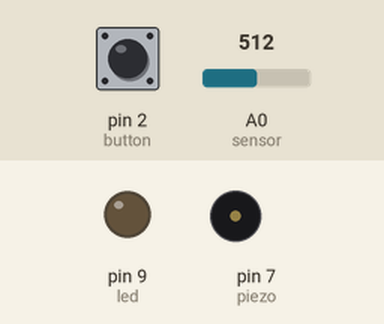
Simulated run of this sketch. Board: Arduino Uno, built with avr-gcc and run on an emulated ATmega328P. On the bench: output pins drawn as LEDs (lit = HIGH), buzzer (waves = sounding). The test bench sets the inputs (shaded band); at power-on: A0 (sensor) = 512, pin 2 (button) HIGH. What the sketch prints to the serial monitor is not drawn.

Above: at 1.2 s.
1.3 s: A0 (sensor) set to 163
2.8 s: A0 (sensor) set to 137
At 4.5 s:
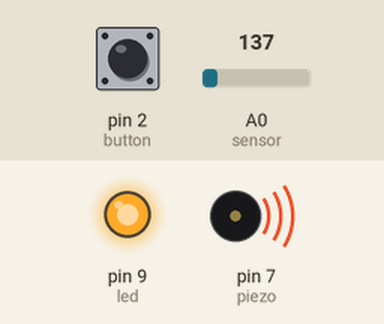
5.8 s: pin 2 (button) pulled LOW for 0.15 s
8.8 s: pin 2 (button) pulled LOW for 1 s
11.8 s: A0 (sensor) set to 160
At 12.7 s:
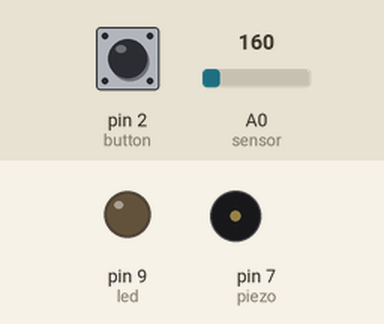
Timing chart, 0 to 14.4 s (numbered marks = the images above; inputs shaded):
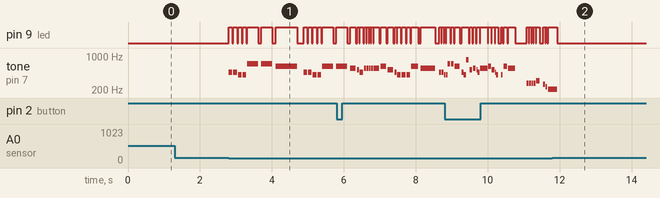

Measured:
- the behaviour switches between 150 and 149 on A0 (sensor) (found by bisection; images 0 and 1)
- after the input at 1.3 s, every drawn part: stays the same
- after the input at 2.8 s, tone on pin 7 (piezo): plays 466 Hz for 0.10 s, 466 Hz for 0.10 s, 415 Hz for 0.10 s, 415 Hz for 0.10 s, 698 Hz for 0.30 s, 698 Hz for 0.30 s … (13 notes in this stretch), starting at once
- after the input at 11.8 s, pin 9 (led): goes on until 11.9 s, then stays LOW; tone on pin 7 (piezo): goes on until 11.9 s, then stays silent

The sketch:

RickRollBoxCode.ino
```cpp
// (licence header left out)
#define  a3f    208     // 208 Hz
#define  b3f    233     // 233 Hz
#define  b3     247     // 247 Hz
#define  c4     261     // 261 Hz MIDDLE C
#define  c4s    277     // 277 Hz
#define  e4f    311     // 311 Hz
#define  f4     349     // 349 Hz
#define  a4f    415     // 415 Hz
#define  b4f    466     // 466 Hz
#define  b4     493     // 493 Hz
#define  c5     523     // 523 Hz
#define  c5s    554     // 554 Hz
#define  e5f    622     // 622 Hz
#define  f5     698     // 698 Hz
#define  f5s    740     // 740 Hz
#define  a5f    831     // 831 Hz

#define rest    -1

int piezo = 7; // passive buzzer pin
int led = 9; // LED pin
int button = 2; // button pin
int sensor = A0; // photoresistor pin

volatile int beatlength = 100; // determines tempo
float beatseparationconstant = 0.3;

int threshold;

int a; // part index
int b; // song index
int c; // lyric index

boolean flag;

// Parts 1 and 2 (Intro)

int song1_intro_melody[] =
{c5s, e5f, e5f, f5, a5f, f5s, f5, e5f, c5s, e5f, rest, a4f, a4f};

int song1_intro_rhythmn[] =
{6, 10, 6, 6, 1, 1, 1, 1, 6, 10, 4, 2, 10};

// Parts 3 or 5 (Verse 1)

int song1_verse1_melody[] =
{ rest, c4s, c4s, c4s, c4s, e4f, rest, c4, b3f, a3f,
  rest, b3f, b3f, c4, c4s, a3f, a4f, a4f, e4f,
  rest, b3f, b3f, c4, c4s, b3f, c4s, e4f, rest, c4, b3f, b3f, a3f,
  rest, b3f, b3f, c4, c4s, a3f, a3f, e4f, e4f, e4f, f4, e4f,
  c4s, e4f, f4, c4s, e4f, e4f, e4f, f4, e4f, a3f,
  rest, b3f, c4, c4s, a3f, rest, e4f, f4, e4f
};

int song1_verse1_rhythmn[] =
{ 2, 1, 1, 1, 1, 2, 1, 1, 1, 5,
  1, 1, 1, 1, 3, 1, 2, 1, 5,
  1, 1, 1, 1, 1, 1, 1, 2, 1, 1, 1, 1, 3,
  1, 1, 1, 1, 2, 1, 1, 1, 1, 1, 1, 4,
  5, 1, 1, 1, 1, 1, 1, 1, 2, 2,
  2, 1, 1, 1, 3, 1, 1, 1, 3
};

char* lyrics_verse1[] =
{ "We're ", "no ", "strangers ", "", "to ", "love ", "", "\r\n",
  "You ", "know ", "the ", "rules ", "and ", "so ", "do ", "I\r\n",
  "A ", "full ", "commitment's ", "", "", "what ", "I'm ", "thinking ", "", "of", "\r\n",
  "You ", "wouldn't ", "", "get ", "this ", "from ", "any ", "", "other ", "", "guy\r\n",
  "I ", "just ", "wanna ", "", "tell ", "you ", "how ", "I'm ", "feeling", "\r\n",
  "Gotta ", "", "make ", "you ", "understand", "", "\r\n"
};

// Parts 4 or 6 (Chorus)

int song1_chorus_melody[] =
{ b4f, b4f, a4f, a4f,
  f5, f5, e5f, b4f, b4f, a4f, a4f, e5f, e5f, c5s, c5, b4f,
  c5s, c5s, c5s, c5s,
  c5s, e5f, c5, b4f, a4f, a4f, a4f, e5f, c5s,
  b4f, b4f, a4f, a4f,
  f5, f5, e5f, b4f, b4f, a4f, a4f, a5f, c5, c5s, c5, b4f,
  c5s, c5s, c5s, c5s,
  c5s, e5f, c5, b4f, a4f, rest, a4f, e5f, c5s, rest
};

int song1_chorus_rhythmn[] =
{ 1, 1, 1, 1,
  3, 3, 6, 1, 1, 1, 1, 3, 3, 3, 1, 2,
  1, 1, 1, 1,
  3, 3, 3, 1, 2, 2, 2, 4, 8,
  1, 1, 1, 1,
  3, 3, 6, 1, 1, 1, 1, 3, 3, 3, 1, 2,
  1, 1, 1, 1,
  3, 3, 3, 1, 2, 2, 2, 4, 8, 4
};

char* lyrics_chorus[] =
{ "Never ", "", "gonna ", "", "give ", "you ", "up\r\n",
  "Never ", "", "gonna ", "", "let ", "you ", "down", "", "\r\n",
  "Never ", "", "gonna ", "", "run ", "around ", "", "", "", "and ", "desert ", "", "you\r\n",
  "Never ", "", "gonna ", "", "make ", "you ", "cry\r\n",
  "Never ", "", "gonna ", "", "say ", "goodbye ", "", "", "\r\n",
  "Never ", "", "gonna ", "", "tell ", "a ", "lie ", "", "", "and ", "hurt ", "you\r\n"
};

void setup()
{
  pinMode(piezo, OUTPUT);
  pinMode(led, OUTPUT);
  pinMode(button, INPUT_PULLUP);
  pinMode(sensor, INPUT);
  attachInterrupt(digitalPinToInterrupt(button), getFaster, FALLING);
  digitalWrite(led, LOW);
  Serial.begin(9600);
  flag = false;
  a = 4;
  b = 0;
  c = 0;
  threshold = 150; //analogRead(sensor) + 250; // sets the light threshhold
}

void loop()
{
  int sensorreading = analogRead(sensor);
  if (sensorreading < threshold) { // if bright, play
    flag = true;
  }
  else if (sensorreading > threshold) { // if dark, pause
    flag = false;
  }

  // play next step in song
  if (flag == true) {
    play();
  }
}

void play() {
  int notelength;
  if (a == 1 || a == 2) {
    // intro
    notelength = beatlength * song1_intro_rhythmn[b];
    if (song1_intro_melody[b] > 0) {
      digitalWrite(led, HIGH);
      tone(piezo, song1_intro_melody[b], notelength);
    }
    b++;
    if (b >= sizeof(song1_intro_melody) / sizeof(int)) {
      a++;
      b = 0;
      c = 0;
    }
  }
  else if (a == 3 || a == 5) {
    // verse
    notelength = beatlength * 2 * song1_verse1_rhythmn[b];
    if (song1_verse1_melody[b] > 0) {
      digitalWrite(led, HIGH);
      Serial.print(lyrics_verse1[c]);
      tone(piezo, song1_verse1_melody[b], notelength);
      c++;
    }
    b++;
    if (b >= sizeof(song1_verse1_melody) / sizeof(int)) {
      a++;
      b = 0;
      c = 0;
    }
  }
  else if (a == 4 || a == 6) {
    // chorus
    notelength = beatlength * song1_chorus_rhythmn[b];
    if (song1_chorus_melody[b] > 0) {
      digitalWrite(led, HIGH);
      Serial.print(lyrics_chorus[c]);
      tone(piezo, song1_chorus_melody[b], notelength);
      c++;
    }
    b++;
    if (b >= sizeof(song1_chorus_melody) / sizeof(int)) {
      Serial.println("");
      a++;
      b = 0;
      c = 0;
    }
  }
  delay(notelength);
  noTone(piezo);
  digitalWrite(led, LOW);
  delay(notelength * beatseparationconstant);
  if (a == 7) { // loop back around to beginning of song
    a = 1;
  }
}

void getFaster() { // decrease beat length in order to increase tempo
  beatlength = beatlength / 2;
  if (beatlength < 20) { // loop back to original tempo
    beatlength = 100;
  }
}
```
